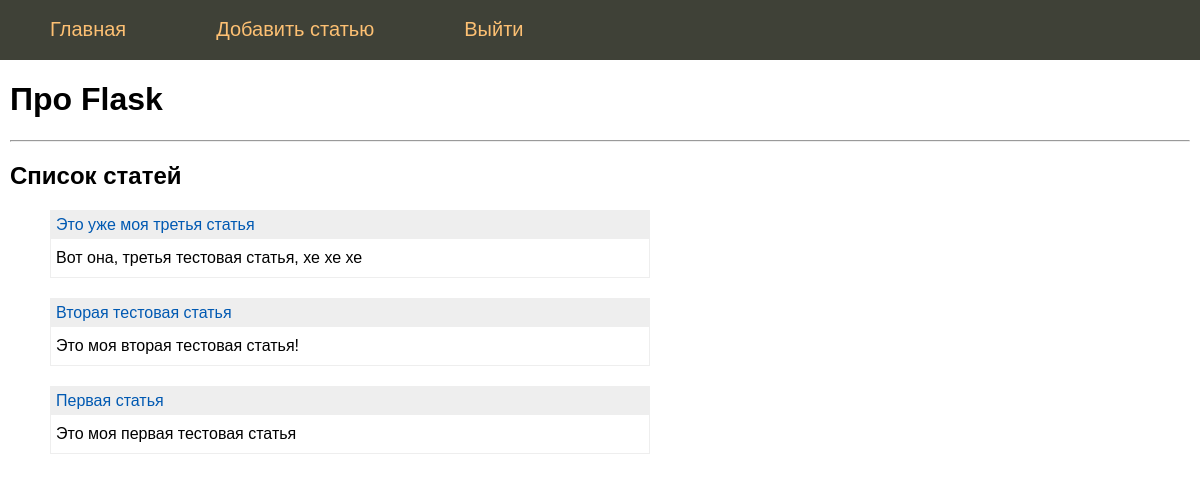
Page / (signed in) on the earlier database version.
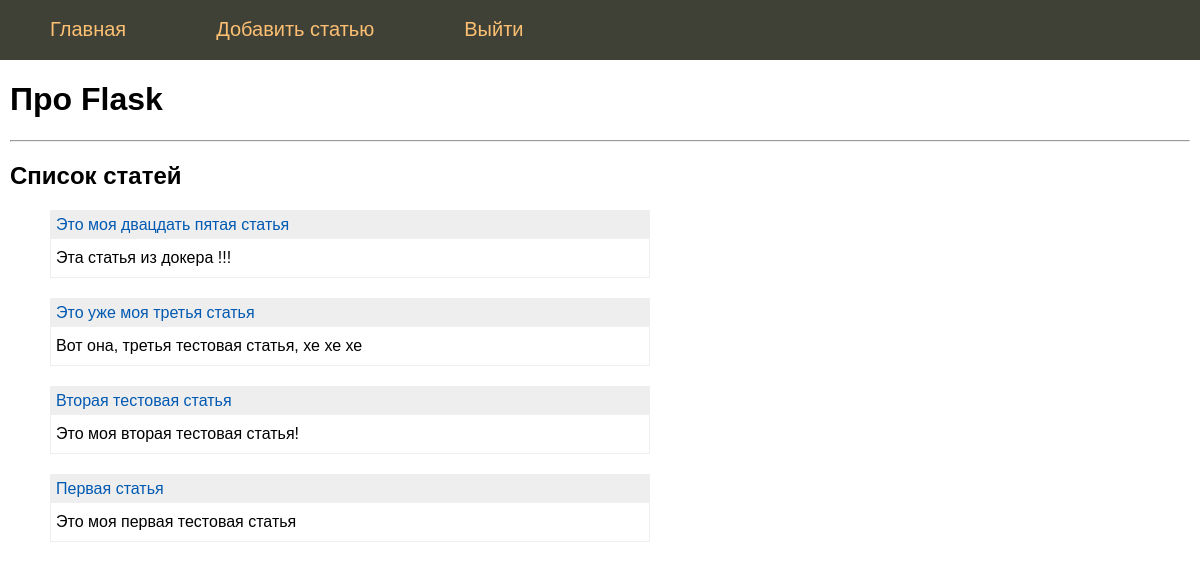
Same page on the later database version.
### tables this page shows
CREATE TABLE mainmenu (
id integer primary key autoincrement,
title text not null,
url text not null
);

CREATE TABLE posts (
id integer PRIMARY KEY AUTOINCREMENT,
title text NOT NULL,
text text NOT NULL,
time integer NOT NULL
);

### main.py (the view)
@app.route('/')
@login_required
def index():
    db = get_db()  # Соединяемся с БД
    dbase = FDataBase(db)
    return render_template("index.html", menu=dbase.getMenu(), post=dbase.getPostsAnonce())

### FDataBase.py (called while the page is built)
    def getMenu(self):
        sq1 = '''SELECT * FROM mainmenu'''
        try:
            self.__cur.execute(sq1)
            res = self.__cur.fetchall()
            if res: return res
        except:
            print("Ошибка чтения из БД")
        return []

    def getPostsAnonce(self):
        try:
            self.__cur.execute(f"SELECT id, title, text FROM posts ORDER BY time DESC")
            res = self.__cur.fetchall()
            if res: return res
        except sqlite3.Error as e:
            print("Ошибка получения статьи из БД" + str(e))
        return []

    def getUser(self, user_id):
        print(user_id)
        try:
            self.__cur.execute(f"SELECT * FROM users WHERE email = '{user_id}' LIMIT 1")
            res = self.__cur.fetchone()
            if not res:
                print("Пользователь не найден")
                return False
            return res
        except sqlite3.Error as e:
            print("getUser Ошибка получения данных из БД "+str(e))
        return False

### UserLogin.py (called while the page is built)
    def fromDB(self, user_id, db):
        self.__user = db.getUser(user_id)
        return self

### main.py (called while the page is built)
@login_manager.user_loader
def load_user(user_id):
    print("load_user")
    return UserLogin().fromDB(user_id, dbase)

def connect_db():
    conn = sqlite3.connect(app.config['DATABASE'])
    conn.row_factory = sqlite3.Row
    return conn

def get_db():
    """Используется переменная g, которая создается в контектсе приложения"""
    if not hasattr(g, 'link_db'):
        g.link_db = connect_db()
    return g.link_db

@app.before_request
def before_request():
    global dbase
    db = get_db()
    dbase = FDataBase(db)

### templates/index.html
{% extends 'base.html' %}
{% block content %}
{{ super() }}
<hr>
<h2>Список статей</h2>
<ul class="list-posts">
    {% for p in post %}
    <li>
        <p class="title"><a href="{{ url_for('showPost', id_post=p.id) }}">{{ p.title }}</a></p>
        <p class="annonce">{{ p.text[:50] }}</p>
    </li>
    {% endfor %}
</ul>
{% endblock %}

### templates/base.html (shortened to what this page needs)
<!DOCTYPE html>
<html>
<head>
    <link type= "text/css" href="{{ url_for('static', filename='css/style.css') }}" rel="stylesheet">
</head>
<body>
    {% block content -%}
        {%- block mainmenu -%}
            <ul class="mainmenu">
                {% for m in menu -%}
                    <li><a href="{{m.url}}">{{ m.title }}</a></li>
                {% endfor -%}
            </ul>
        {% endblock mainmenu -%}
    <div class="content">
    {% if title -%}
    <h1>{{ title }} </h1>
    {% else -%}
    <h1>Про Flask</h1>
    {% endif -%}
    {% endblock %}
    </div>
</body>
</html>

### static/css/style.css (style rules this page uses)
html, body { font-family: 'Arial'; margin: 0; padding: 0; height: 100%; width: 100%; }
a { color: #0059b2; text-decoration: none; }
ul.mainmenu { list-style: none; background: #3F4137; height: 60px; margin: 0; padding: 0; color: #fdc073; font-size: 20px; overflow: hidden; }
ul.mainmenu li { float: left; margin: 18px 40px 0 50px; }
ul.mainmenu li a { color: #fdc073; text-decoration: none; }
div.content { margin: 10px; }
ul.list-posts { list-style: none; margin: 0; padding 0; max-width: 600px; }
ul.list-posts li { margin: 20px 0 0 0; border: 1px solid #eee; }
ul.list-posts .title { margin: 0; padding: 5px; background: #eee; }
ul.list-posts .annonce { margin: 0; padding: 10px 5px 10px 5px; }

Differences in the rows shown:
added posts: title "Это моя двацдать пятая статья", text "Эта статья из докера !!!"
